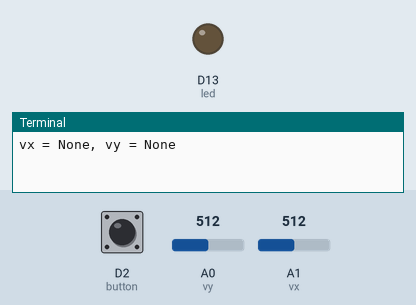
Bench run of a program on a simulated Arduino board driven over Firmata from a computer. Shown: output pins drawn as LEDs (lit = HIGH), the last lines printed to the terminal. Inputs (shaded band) come from the test bench; at power-on: D2 (button) LOW, A0 (vy) = 512, A1 (vx) = 512 (analog values on the 0–1023 scale).

Above: at 5.1 s.
At 5.6 s:
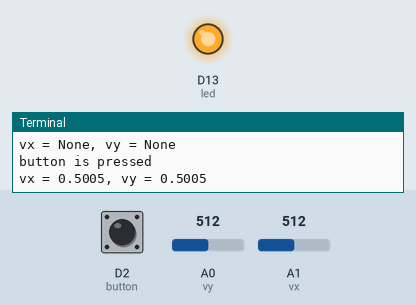
Timing chart, 0 to 7.1 s (numbered marks = the images above):
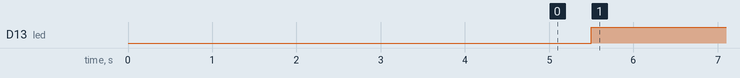

The program:

7_get_joystick_readings.py
```python
import pyfirmata
import time
from board_settings import board

it = pyfirmata.util.Iterator(board)

it.start()


# assign a pin (input) to Passive Infrared Sensor (PIR sensor)
button = board.get_pin("d:2:i")

# assign a pin to the led (output). This is the arduino on board led.
# I will turn on the led when the button is pressed
led = board.get_pin("d:13:o")

# joystick VRx value (connected to A1)
vx = board.get_pin("a:1:i")

# joystick VRy value (connected to A0)
vy = board.get_pin("a:0:i")


while True:
    # get the SW button value (if pressed 0 or False, if not pressed  1 or True)
    # this is because of the pull up resistor ( I used 10 killo Ohm one)
    # see https://makerselectronics.com/product/joystick-module-x-y for details
    button_value = button.read()

    # read the joystick vx and vy values
    vx_value = vx.read()  # reading 0.4976 when at rest. incresing when joystick is
    # moved right. max value is 1.0 min value is 0.0
    vy_value = vy.read()  # reading 0.5093 when at rest. incresing when joystick is
    # moved down. max value is 1.0 min value is 0.0

    print(f"vx = {vx_value}, vy = {vy_value}")
    time.sleep(0.5)

    # if the infrared sensor signal is True, turn on the led
    if not button_value:
        led.write(True)  # I can salso say led.write(1)
        # print something when button is pressed
        print("button is pressed")
    else:
        # if the infrared sensor is False, turn off the led.
        led.write(False)  # I can salso say led.write(0)
```

board_settings.py
```python
import pyfirmata

board = pyfirmata.Arduino("/dev/cu.usbmodem1411")
```

Measured:
- by itself, D13 (led): LOW → HIGH at 5.5 s
